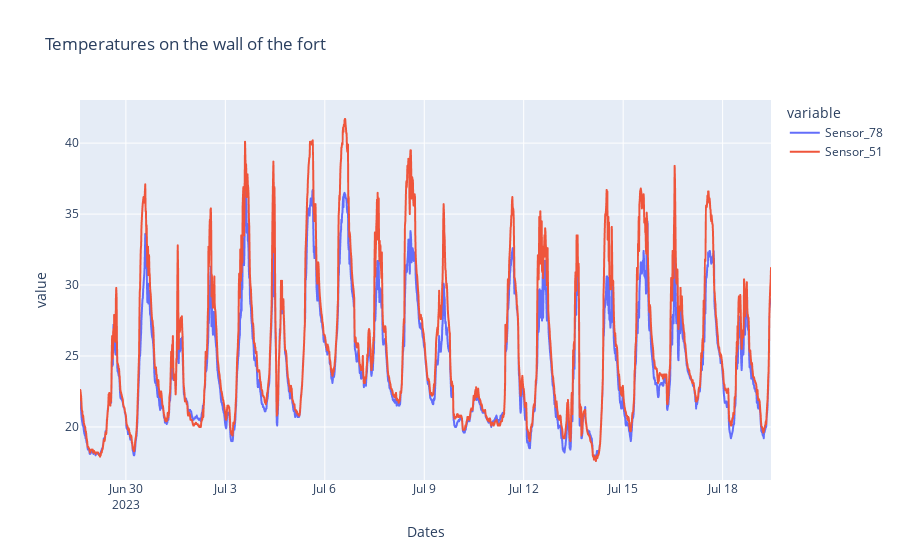

Notebook code for this chart:
### Code cell
fig = px.line(df, x="Dates", y=df.columns,
              title='Temperatures on the wall of the fort')
fig.write_image('temperatures_by_sensors.png')
fig.show()

### Figure 1 — Plotly figure (JSON) as saved in the notebook; plotly's stock layout.template omitted (floating-point values rounded to 4 significant figures; data arrays with more than 128 entries replaced by an {"elided": "..."} marker saying what was removed)
{"data": [{"hovertemplate": "variable=Sensor_78<br>Dates=%{x}<br>value=%{y}<extra></extra>", "legendgroup": "Sensor_78", "line": {"color": "#636efa", "dash": "solid"}, "marker": {"symbol": "circle"}, "mode": "lines", "name": "Sensor_78", "showlegend": true, "type": "scattergl", "x": {"elided": "2002 str values"}, "xaxis": "x", "y": {"elided": "2002 float values"}, "yaxis": "y"}, {"hovertemplate": "variable=Sensor_51<br>Dates=%{x}<br>value=%{y}<extra></extra>", "legendgroup": "Sensor_51", "line": {"color": "#EF553B", "dash": "solid"}, "marker": {"symbol": "circle"}, "mode": "lines", "name": "Sensor_51", "showlegend": true, "type": "scattergl", "x": {"elided": "2002 str values"}, "xaxis": "x", "y": {"elided": "2002 float values"}, "yaxis": "y"}], "layout": {"legend": {"title": {"text": "variable"}, "tracegroupgap": 0}, "title": {"text": "Temperatures on the wall of the fort"}, "xaxis": {"anchor": "y", "domain": [0, 1], "title": {"text": "Dates"}}, "yaxis": {"anchor": "x", "domain": [0, 1], "title": {"text": "value"}}}}
